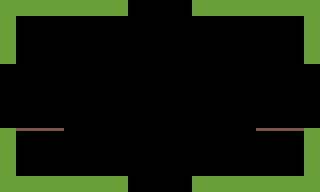

A level layout from a 2D game, rendered from its tile map. Below: a short description, then the map file with its tile-grid data intact:
An orthogonal 20x12 tile map with 16x16 px tiles, 2 tile layers (decor, tiles).

<map version="1.0" tiledversion="1.1.0" orientation="orthogonal" renderorder="right-down" width="20" height="12" tilewidth="16" tileheight="16" infinite="0" nextobjectid="9">
 <tileset firstgid="1" source="tiles.tsx" />
 <layer name="decor" width="20" height="12">
  <properties>
   <property name="isDecor" type="bool" value="true" />
  </properties>
  <data encoding="csv">
0,0,0,0,0,0,0,0,0,0,0,0,0,0,0,0,0,0,0,0,
0,0,0,0,0,0,0,0,0,0,0,0,0,0,0,0,0,0,0,0,
0,0,0,0,0,0,0,0,0,0,0,0,0,0,0,0,0,0,0,0,
0,0,0,0,0,0,0,0,0,0,0,0,0,0,0,0,0,0,0,0,
0,0,0,0,0,0,0,0,0,0,0,0,0,0,0,0,0,0,0,0,
0,0,0,0,0,0,0,0,0,0,0,0,0,0,0,0,0,0,0,0,
0,0,0,0,0,0,0,0,0,0,0,0,0,0,0,0,0,0,0,0,
0,0,0,0,0,0,0,0,0,0,0,0,0,0,0,0,0,0,0,0,
0,0,0,0,0,0,0,0,0,0,0,0,0,0,0,0,0,0,0,0,
0,0,0,0,0,0,0,0,0,0,0,0,0,0,0,0,0,0,0,0,
0,0,0,0,0,0,0,0,0,0,0,0,0,0,0,0,0,0,0,0,
0,0,0,0,0,0,0,0,0,0,0,0,0,0,0,0,0,0,0,0
</data>
 </layer>
 <objectgroup name="players" />
 <layer name="tiles" width="20" height="12">
  <properties>
   <property name="isSolid" type="bool" value="true" />
  </properties>
  <data encoding="csv">
1,1,1,1,1,1,1,1,0,0,0,0,1,1,1,1,1,1,1,1,
1,0,0,0,0,0,0,0,0,0,0,0,0,0,0,0,0,0,0,1,
1,0,0,0,0,0,0,0,0,0,0,0,0,0,0,0,0,0,0,1,
1,0,0,0,0,0,0,0,0,0,0,0,0,0,0,0,0,0,0,1,
0,0,0,0,0,0,0,0,0,0,0,0,0,0,0,0,0,0,0,0,
0,0,0,0,0,0,0,0,0,0,0,0,0,0,0,0,0,0,0,0,
0,0,0,0,0,0,0,0,0,0,0,0,0,0,0,0,0,0,0,0,
0,0,0,0,0,0,0,0,0,0,0,0,0,0,0,0,0,0,0,0,
1,8,8,8,0,0,0,0,0,0,0,0,0,0,0,0,8,8,8,1,
1,0,0,0,0,0,0,0,0,0,0,0,0,0,0,0,0,0,0,1,
1,0,0,0,0,0,0,0,0,0,0,0,0,0,0,0,0,0,0,1,
1,1,1,1,1,1,1,1,0,0,0,0,1,1,1,1,1,1,1,1
</data>
 </layer>
</map>
